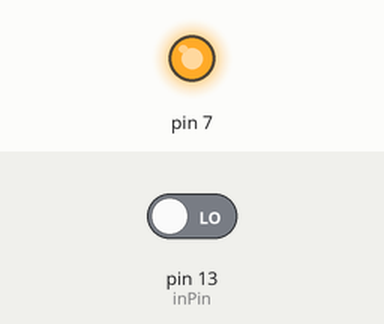
The sketch below on a simulated Arduino Uno, built with avr-gcc and run on an emulated ATmega328P. Parts: output pins drawn as LEDs (lit = HIGH). The test bench sets the inputs (shaded band); at power-on: pin 13 (inPin) LOW.

Above: at 1.2 s.
1.3 s: pin 13 (inPin) driven HIGH
At 2.5 s:
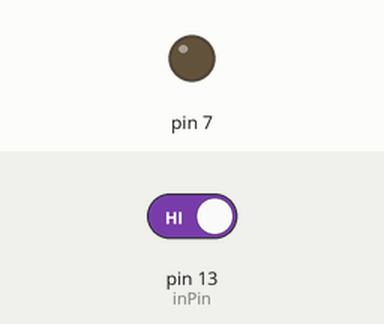
2.8 s: pin 13 (inPin) driven LOW
At 3.8 s:
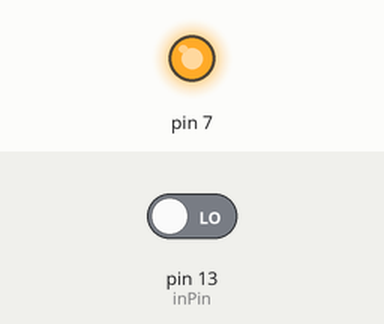
Timing chart, 0 to 5.8 s (numbered marks = the images above; inputs shaded):
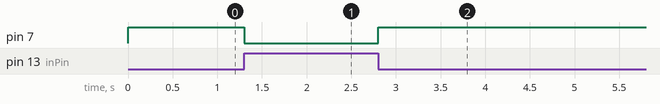

Measured:
- after the input at 1.3 s, pin 7: HIGH → LOW at once
- after the input at 2.8 s, pin 7: LOW → HIGH at once

The sketch:

door_bell.ino
```cpp
int inPin = 13;
int val = 0;

void setup() {
  pinMode(7,OUTPUT);
  pinMode(inPin, INPUT);
}

void loop(){
  val = digitalRead(inPin);
  if (val == HIGH)
  {
    digitalWrite(7, LOW);
  } else {
    digitalWrite(7, HIGH);
  }
}
 
```
